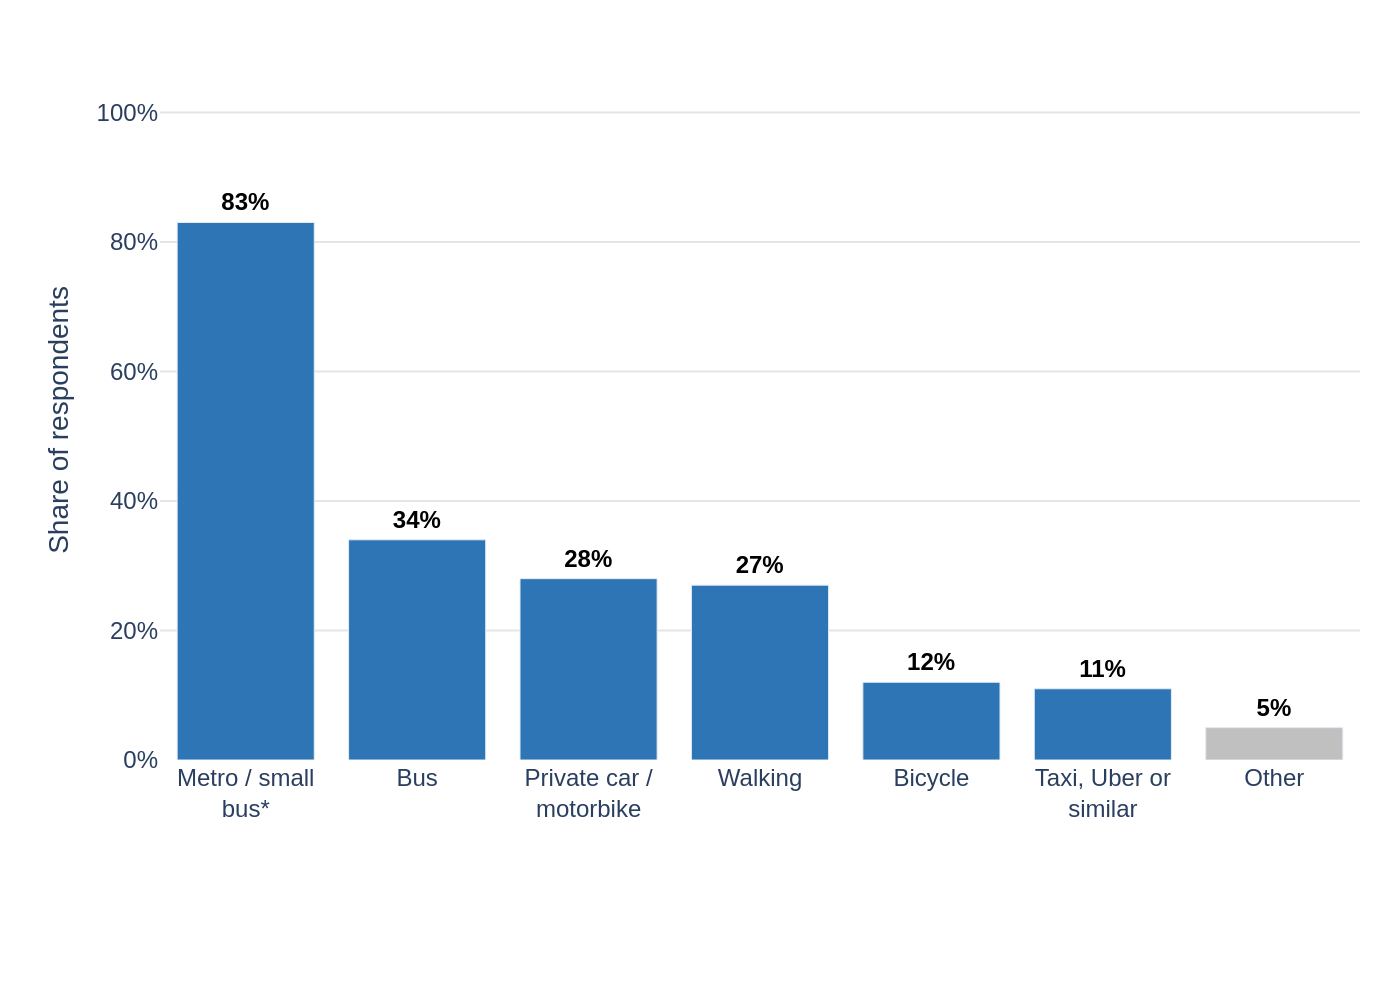

This chart was generated by the following Python code:
import sys
import json
import os
import plotly.graph_objects as go

if len(sys.argv) != 2:
    sys.exit("Usage: python <script_name>.py <json_file_path>")

json_file_path = sys.argv[1]

with open(json_file_path, 'r', encoding='utf-8') as f:
    config = json.load(f)

chart_data = config['chart_data']
texts = config['texts']
colors = config['colors']

categories = [item['category'] for item in chart_data]
values = [item['value'] for item in chart_data]
text_labels = [f"<b>{v}%</b>" for v in values]

fig = go.Figure(data=[
    go.Bar(
        x=categories,
        y=values,
        marker_color=colors,
        text=text_labels,
        textposition='outside',
        textfont=dict(
            family="Arial",
            size=12,
            color='black'
        ),
        cliponaxis=False
    )
])

fig.update_layout(
    xaxis=dict(
        title_text=texts.get('x_axis_title'),
        showgrid=False,
        showline=False,
        zeroline=False,
        tickfont=dict(family="Arial", size=12)
    ),
    yaxis=dict(
        title=dict(
            text=texts.get('y_axis_title'),
            font=dict(family="Arial", size=14),
            standoff=10
        ),
        showgrid=True,
        gridcolor='#E5E5E5',
        zeroline=False,
        range=[0, 105],
        tickvals=[0, 20, 40, 60, 80, 100],
        ticktext=[f"{i}%" for i in [0, 20, 40, 60, 80, 100]],
        tickfont=dict(family="Arial", size=12)
    ),
    plot_bgcolor='white',
    font=dict(family="Arial"),
    margin=dict(l=80, r=20, t=40, b=120),
    showlegend=False
)

if texts.get('source'):
    fig.add_annotation(
        x=1,
        y=-0.35,
        xref='paper',
        yref='paper',
        text=texts.get('source'),
        showarrow=False,
        xanchor='right',
        yanchor='top',
        align='right',
        font=dict(family="Arial", size=12, color="#6c757d")
    )

base_filename = os.path.splitext(os.path.basename(json_file_path))[0]
output_filename = f"{base_filename}.png"

fig.write_image(output_filename, scale=2)
